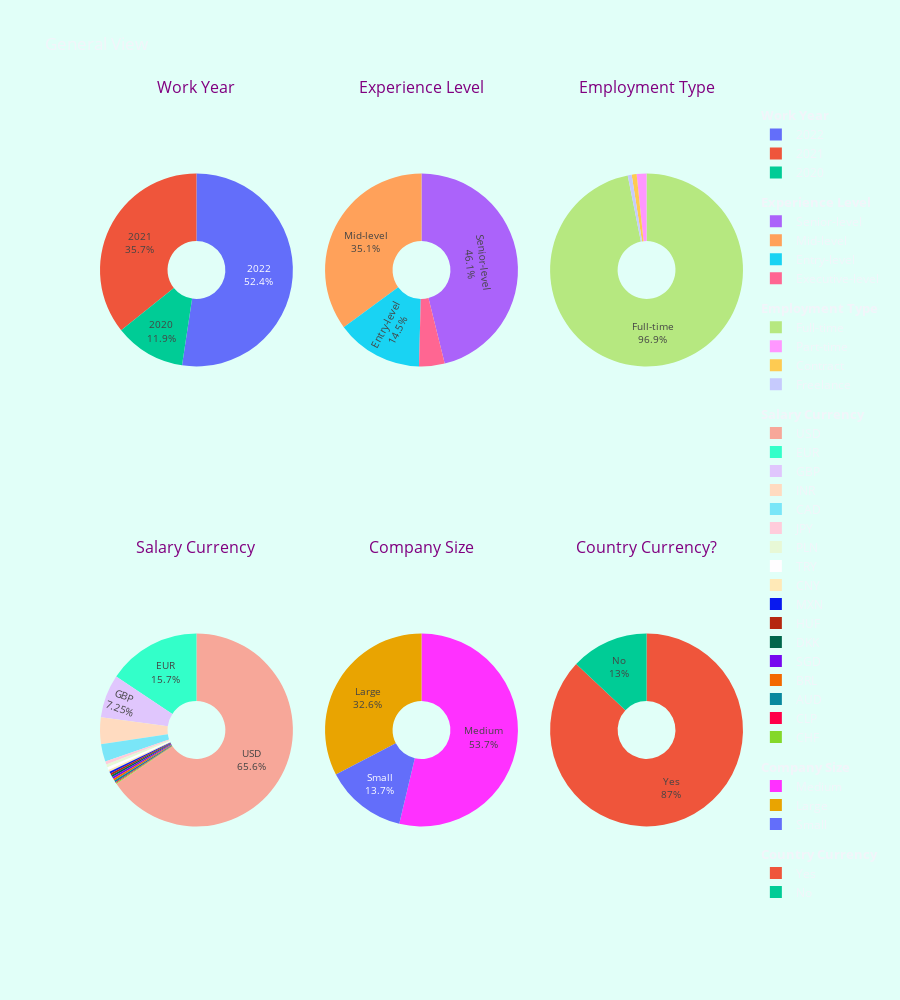

Notebook cell for this chart:
### Code cell
fig = make_subplots(rows=2, cols=3, specs=[[{'type': 'domain'}, {'type': 'domain'}, {'type': 'domain'}],
                                           [{'type': 'domain'}, {'type': 'domain'}, {'type': 'domain'}]],
                    subplot_titles=("Plot 1", "Plot 2", "Plot 3", "Plot 4", "Plot 5", "Plot 6"),
                    vertical_spacing=0.15,
                    horizontal_spacing=0.05)

fig.add_trace(go.Pie(labels=data['work_year'].value_counts().index,
                     values=data['work_year'].value_counts().values,
                     name="Work Year",
                     legendgroup="Work Year",
                     legendgrouptitle_text=f'<b>Work Year</b>'),
              1, 1)

fig.add_trace(go.Pie(labels=data['experience_level'].value_counts().index,
                     values=data['experience_level'].value_counts().values,
                     name="Experience Level",
                     legendgroup="Experience Level",
                     legendgrouptitle_text=f'<b>Experience Level</b>'),
              1, 2)

fig.add_trace(go.Pie(labels=data['employment_type'].value_counts().index,
                     values=data['employment_type'].value_counts().values,
                     name="Employment Type",
                     legendgroup="Employment Type",
                     legendgrouptitle_text=f'<b>Employment Type</b>'),
              1, 3)

fig.add_trace(go.Pie(labels=data['salary_currency'].value_counts().index,
                     values=data['salary_currency'].value_counts().values,
                     name="Salary Currency",
                     legendgroup="Salary Currency",
                     legendgrouptitle_text=f'<b>Salary Currency</b>'),
              2, 1)

fig.add_trace(go.Pie(labels=data['company_size'].value_counts().index,
                     values=data['company_size'].value_counts().values,
                     name="Company Size",
                     legendgroup="Company Size",
                     legendgrouptitle_text=f'<b>Company Size</b>'),
              2, 2)

fig.add_trace(go.Pie(labels=data['country_currency_salary'].value_counts().index,
                     values=data['country_currency_salary'].value_counts().values,
                     name="country_currency_salary",
                     legendgroup="Country Currency",
                     legendgrouptitle_text=f'<b>Country Currency</b>'),
              2, 3)

fig.update_traces(hole=.30, textposition='inside', hoverinfo='percent+label+name', textinfo='percent+label')

fig.update_layout(
    title_text="General View",
    uniformtext_minsize=10,
    uniformtext_mode='hide',
    height=1000,
    margin={"l": 100, "r": 100, "t": 100, "b": 100},
    paper_bgcolor="rgb(225, 255, 248)"
)

names = {'Plot 1': 'Work Year', 'Plot 2': 'Experience Level', 'Plot 3': 'Employment Type', 'Plot 4': 'Salary Currency',
         'Plot 5': 'Company Size', 'Plot 6': 'Country Currency?'}

fig.for_each_annotation(lambda a: a.update(text=names[a.text]))
fig.update_annotations(font_size=16, font_color='Purple')
fig.show()

### Figure 1 — Plotly figure (JSON) as saved in the notebook; plotly's stock layout.template omitted (floating-point values rounded to 4 significant figures)
{"data": [{"labels": ["2022", "2021", "2020"], "legendgroup": "Work Year", "legendgrouptitle": {"text": "<b>Work Year</b>"}, "name": "Work Year", "values": [318, 217, 72], "type": "pie", "domain": {"x": [0.0, 0.3], "y": [0.575, 1.0]}, "hole": 0.3, "hoverinfo": "percent+label+name", "textinfo": "percent+label", "textposition": "inside"}, {"labels": ["Senior-level", "Mid-level", "Entry-level", "Executive-level"], "legendgroup": "Experience Level", "legendgrouptitle": {"text": "<b>Experience Level</b>"}, "name": "Experience Level", "values": [280, 213, 88, 26], "type": "pie", "domain": {"x": [0.35, 0.65], "y": [0.575, 1.0]}, "hole": 0.3, "hoverinfo": "percent+label+name", "textinfo": "percent+label", "textposition": "inside"}, {"labels": ["Full-time", "Part-time", "Contract", "Freelance"], "legendgroup": "Employment Type", "legendgrouptitle": {"text": "<b>Employment Type</b>"}, "name": "Employment Type", "values": [588, 10, 5, 4], "type": "pie", "domain": {"x": [0.7, 1.0], "y": [0.575, 1.0]}, "hole": 0.3, "hoverinfo": "percent+label+name", "textinfo": "percent+label", "textposition": "inside"}, {"labels": ["USD", "EUR", "GBP", "INR", "CAD", "JPY", "PLN", "TRY", "CNY", "MXN", "HUF", "DKK", "SGD", "BRL", "AUD", "CLP", "CHF"], "legendgroup": "Salary Currency", "legendgrouptitle": {"text": "<b>Salary Currency</b>"}, "name": "Salary Currency", "values": [398, 95, 44, 27, 18, 3, 3, 3, 2, 2, 2, 2, 2, 2, 2, 1, 1], "type": "pie", "domain": {"x": [0.0, 0.3], "y": [0.0, 0.425]}, "hole": 0.3, "hoverinfo": "percent+label+name", "textinfo": "percent+label", "textposition": "inside"}, {"labels": ["Medium", "Large", "Small"], "legendgroup": "Company Size", "legendgrouptitle": {"text": "<b>Company Size</b>"}, "name": "Company Size", "values": [326, 198, 83], "type": "pie", "domain": {"x": [0.35, 0.65], "y": [0.0, 0.425]}, "hole": 0.3, "hoverinfo": "percent+label+name", "textinfo": "percent+label", "textposition": "inside"}, {"labels": ["Yes", "No"], "legendgroup": "Country Currency", "legendgrouptitle": {"text": "<b>Country Currency</b>"}, "name": "country_currency_salary", "values": [528, 79], "type": "pie", "domain": {"x": [0.7, 1.0], "y": [0.0, 0.425]}, "hole": 0.3, "hoverinfo": "percent+label+name", "textinfo": "percent+label", "textposition": "inside"}], "layout": {"annotations": [{"font": {"size": 16, "color": "Purple"}, "showarrow": false, "text": "Work Year", "x": 0.15, "xanchor": "center", "xref": "paper", "y": 1.0, "yanchor": "bottom", "yref": "paper"}, {"font": {"size": 16, "color": "Purple"}, "showarrow": false, "text": "Experience Level", "x": 0.5, "xanchor": "center", "xref": "paper", "y": 1.0, "yanchor": "bottom", "yref": "paper"}, {"font": {"size": 16, "color": "Purple"}, "showarrow": false, "text": "Employment Type", "x": 0.85, "xanchor": "center", "xref": "paper", "y": 1.0, "yanchor": "bottom", "yref": "paper"}, {"font": {"size": 16, "color": "Purple"}, "showarrow": false, "text": "Salary Currency", "x": 0.15, "xanchor": "center", "xref": "paper", "y": 0.425, "yanchor": "bottom", "yref": "paper"}, {"font": {"size": 16, "color": "Purple"}, "showarrow": false, "text": "Company Size", "x": 0.5, "xanchor": "center", "xref": "paper", "y": 0.425, "yanchor": "bottom", "yref": "paper"}, {"font": {"size": 16, "color": "Purple"}, "showarrow": false, "text": "Country Currency?", "x": 0.85, "xanchor": "center", "xref": "paper", "y": 0.425, "yanchor": "bottom", "yref": "paper"}], "title": {"text": "General View"}, "uniformtext": {"minsize": 10, "mode": "hide"}, "margin": {"l": 100, "r": 100, "t": 100, "b": 100}, "height": 1000, "paper_bgcolor": "rgb(225, 255, 248)"}}
